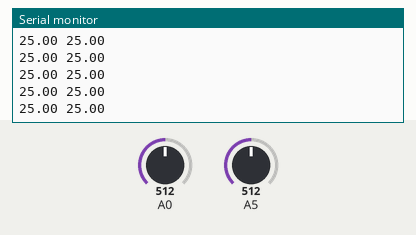
This sketch was run on a simulated Arduino Uno, built with avr-gcc and run on an emulated ATmega328P. Parts: the last lines printed to the serial monitor. The test bench sets the inputs (shaded band); at power-on: A0 = 512, A5 = 512.

Above: at 1.2 s.
1.3 s: A0 set to 716
At 1.34 s:
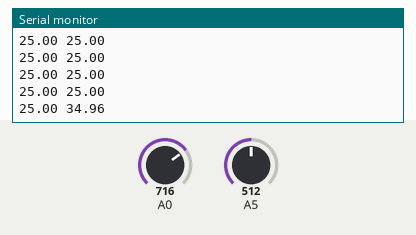
2.8 s: A5 set to 716
At 2.83 s:
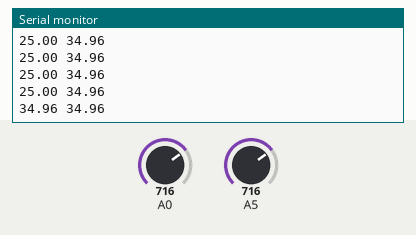
4.3 s: A0 set to 900
At 4.31 s:
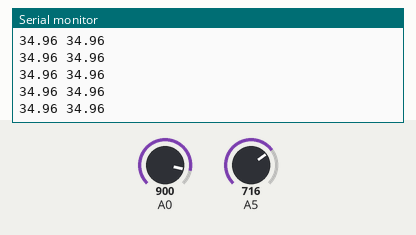
5.8 s: A5 set to 900
At 5.84 s:
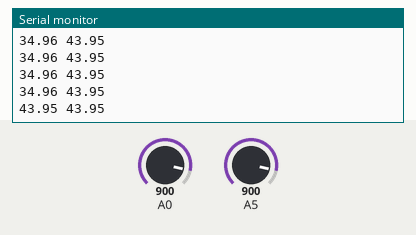
Timing chart, 0 to 8.3 s (numbered marks = the images above; inputs shaded):
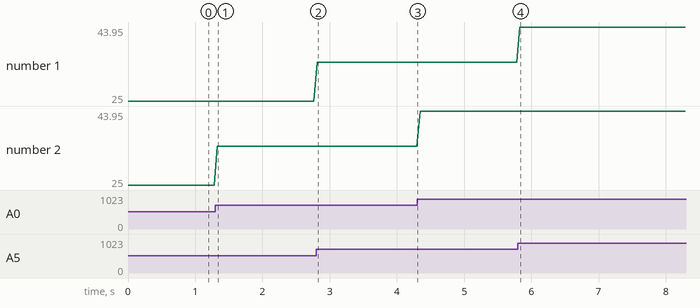

The sketch:

modulB.ino
```cpp
float toMv(float val){
  return (val*5*10)/1024;
}

void setup() {
  Serial.begin(115200);

}

void loop() {
  float ekg = toMv(analogRead(A5));
  float emg = toMv(analogRead(A0));
  Serial.print(ekg);
  Serial.print(" ");
  Serial.println(emg);


  delay(50);

}
```

Measured:
- after the input at 1.3 s, the serial monitor: prints a new line at once (image 1)
- after the input at 2.8 s, the serial monitor: prints a new line at once (image 2)
- after the input at 5.8 s, the serial monitor: prints a new line at once (image 4)
- plotted number 2: 25 → 34.96 after the input at 1.3 s, 34.96 → 43.95 after the input at 4.3 s
